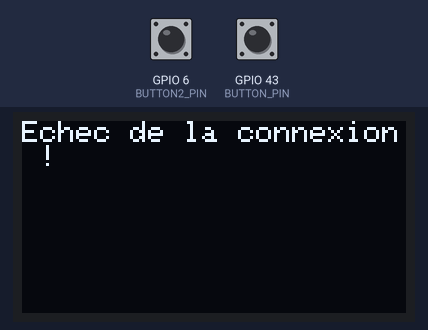
A sketch run on a simulated ESP32. Shown: 128×64 one-colour display. Inputs (shaded band) come from the test bench; at power-on: GPIO 6 (BUTTON2_PIN) HIGH, GPIO 43 (BUTTON_PIN) HIGH. WiFi joins after 1.5 s; servers stay silent unless stated; what the sketch prints to the serial monitor is not drawn.

Above: at 4.1 s.
4.2 s: GPIO 6 (BUTTON2_PIN) pulled LOW for 0.15 s
At 6.4 s:
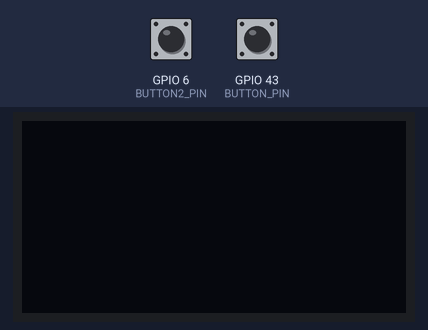
6.7 s: GPIO 6 (BUTTON2_PIN) pulled LOW for 1 s
At 8.2 s:
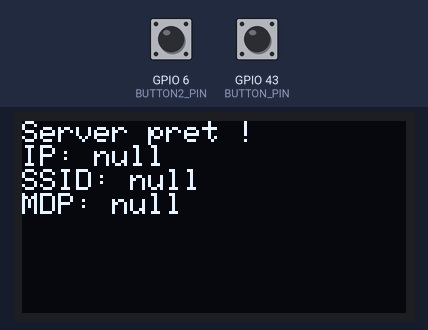
9.3 s: GPIO 43 (BUTTON_PIN) pulled LOW for 0.15 s
At 9.49 s:
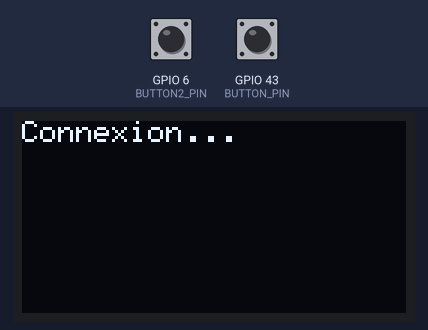
10.9 s: GPIO 6 (BUTTON2_PIN) pulled LOW for 3.2 s
At 11.7 s:
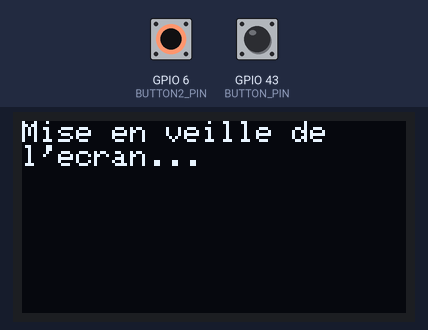
Timing chart, 0 to 13.9 s (numbered marks = the images above; inputs shaded):
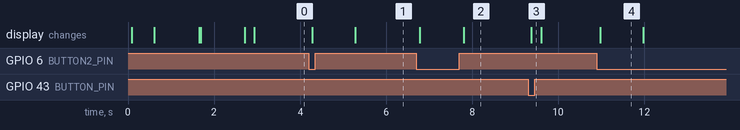

The sketch:

oled_wemos_st.ino
```cpp
#include <ESP8266WiFi.h>
#include <SPI.h>
#include <Wire.h>
#include <Adafruit_GFX.h>
#include <Adafruit_SSD1306.h>
#include <ArduinoJson.h>
#include <ESP8266HTTPClient.h>

// ================== OLED CONFIG ==================
#define SCREEN_WIDTH 128
#define SCREEN_HEIGHT 64
#define OLED_RESET -1
Adafruit_SSD1306 display(SCREEN_WIDTH, SCREEN_HEIGHT, &Wire, OLED_RESET);

// ================== WIFI CONFIG ==================
const char* esp32_ssid = "ESP32-AP";
const char* esp32_password = "12345678";
const char* esp32_ip = "192.168.4.1";
const char* esp32_url = "http://192.168.4.1/info";

// ================== BOUTON CONFIG ==================
#define BUTTON_PIN D6 // Bouton 1 (Réinitialisation / Affichage des infos de connexion)
#define BUTTON2_PIN D5 // Bouton 2 (Allumer/Éteindre l'écran)

// Variables pour le débounce
const int debounceDelay = 50;
long lastDebounceTime1 = 0;
long lastDebounceTime2 = 0;
int buttonState1;
int lastButtonState1 = HIGH;
int buttonState2;
int lastButtonState2 = HIGH;

// Variable globale pour l'état de l'écran
bool displayIsOn = true;

// ================== VARIABLES GLOBALES ==================
DynamicJsonDocument doc(512); // "doc" is now a global variable, accessible by all functions.

// ================== PROTOTYPES ==================
void getEsp32Info();
void printWifiStatus(int status);
void resetEverything();
void toggleDisplay();
void displayConnectionInfo(JsonObject doc);

// ================== FONCTION UTILITAIRE ==================
void printWifiStatus(int status) {
  switch (status) {
    case WL_IDLE_STATUS:
      display.println();
      display.println("Initialisation...");
      break;
    case WL_NO_SSID_AVAIL:
      display.println();
      display.println("SSID non trouve");
      break;
    case WL_CONNECTED:
      display.println();
      display.println("Connecte !");
      break;
    case WL_CONNECT_FAILED:
      display.println();
      display.println("Echec de la connexion");
      break;
    case WL_CONNECTION_LOST:
      display.println();
      display.println("Connexion perdue");
      break;
    case WL_DISCONNECTED:
      display.println();
      display.println("Deconnecte");
      break;
    default:
      display.println("Code: " + String(status));
      break;
  }
}

// ================== SETUP ==================
void setup() {
  Serial.begin(115200);

  Wire.begin(5, 4);
  if (!display.begin(SSD1306_SWITCHCAPVCC, 0x3C)) {
    Serial.println(F("Echec de l'allocation SSD1306"));
    for (;;);
  }

  pinMode(BUTTON_PIN, INPUT_PULLUP);
  pinMode(BUTTON2_PIN, INPUT_PULLUP);

  display.clearDisplay();
  display.display();
  display.setTextSize(1);
  display.setTextColor(WHITE);
  display.setCursor(0, 0);
  display.println("Chargement...");
  display.display();

  Serial.print("Connexion a ");
  Serial.println(esp32_ssid);
  WiFi.begin(esp32_ssid, esp32_password);

  while (WiFi.status() != WL_CONNECTED) {
    delay(500);
    Serial.print(".");
    if (displayIsOn) {
        display.clearDisplay();
        display.setCursor(0, 0);
        display.println("Chargement...");
        display.print("Connexion WiFi: ");
        printWifiStatus(WiFi.status());
        display.display();
    }
  }

  Serial.println("\nWiFi connecte !");
  Serial.print("Adresse IP du Wemos : ");
  Serial.println(WiFi.localIP());

  if (displayIsOn) {
      display.clearDisplay();
      display.setCursor(0, 0);
      display.println("WiFi connecte!");
      display.print("IP Wemos: ");
      display.println(WiFi.localIP());
      display.display();
      delay(1000);
  }

  getEsp32Info();
}

// ================== LOOP ==================
void loop() {
  static unsigned long lastCheckTime = 0;

  // Lecture et débounce pour le bouton 1
  int reading1 = digitalRead(BUTTON_PIN);
  if (reading1 != lastButtonState1) {
    lastDebounceTime1 = millis();
  }
  if ((millis() - lastDebounceTime1) > debounceDelay) {
    if (reading1 != buttonState1) {
      buttonState1 = reading1;
      if (buttonState1 == LOW) {
        Serial.println("Bouton 1 pressé, réinitialisation/affichage des infos...");
        resetEverything();
      }
    }
  }
  lastButtonState1 = reading1;

  // Lecture et débounce pour le bouton 2
  int reading2 = digitalRead(BUTTON2_PIN);
  if (reading2 != lastButtonState2) {
    lastDebounceTime2 = millis();
  }
  if ((millis() - lastDebounceTime2) > debounceDelay) {
    if (reading2 != buttonState2) {
      buttonState2 = reading2;
      if (buttonState2 == LOW) {
        Serial.println("Bouton 2 pressé, bascule l'affichage...");
        toggleDisplay();
      }
    }
  }
  lastButtonState2 = reading2;

  // Met à jour les infos toutes les 5 secondes si l'écran est allumé
  if (displayIsOn && (millis() - lastCheckTime > 30000)) {
    getEsp32Info();
    lastCheckTime = millis();
  }
}


// ================== FONCTIONS SÉPARÉES ==================

void resetEverything() {
    getEsp32Info();
}

void toggleDisplay() {
    displayIsOn = !displayIsOn;
    if (displayIsOn) {
        // Logique pour allumer l'écran
        display.clearDisplay();
        display.setCursor(0, 0);
        display.setTextSize(1);
        display.setTextColor(WHITE);
        display.println("Mise en route de");
        display.println("l'ecran...");
        display.display();
        display.ssd1306_command(SSD1306_DISPLAYON);
        delay(1000);

        // Appelle la fonction sans arguments car "doc" est globale
        displayConnectionInfo();
    } else {
        display.clearDisplay();
        display.setCursor(0, 0);
        display.setTextSize(1);
        display.setTextColor(WHITE);
        display.println("Mise en veille de");
        display.println("l'ecran...");
        display.display();
        delay(1000);
        display.ssd1306_command(SSD1306_DISPLAYOFF);
    }
}

// ================== FONCTIONS AFFICHAGE INFO ==================

void displayConnectionInfo() { // La fonction ne prend plus d'argument
    if (displayIsOn) {
        display.clearDisplay();
        display.setTextSize(1);
        display.setCursor(0, 0);
        display.println("Server pret !");
        display.print("IP: ");
        display.println(doc["ip"].as<String>());
        display.print("SSID: ");
        display.println(doc["ssid"].as<String>());
        display.print("MDP: ");
        display.println(doc["password"].as<String>());
        display.display();
    }
}

// ================== FONCTION PRINCIPALE DE REQUÊTE ==================

void getEsp32Info() {
  HTTPClient http;
  WiFiClient wifiClient;

  if (displayIsOn) {
      display.clearDisplay();
      display.setCursor(0, 0);
      display.setTextSize(1);
      display.setTextColor(WHITE);
      display.println("Connexion...");
      display.display();
  }

  http.begin(wifiClient, esp32_url);

  int httpCode = http.GET();

  if (httpCode > 0) {
    if (httpCode == HTTP_CODE_OK) {
      String jsonResponse = http.getString();

      DeserializationError error = deserializeJson(doc, jsonResponse);

      if (error) {
        if (displayIsOn) {
            display.clearDisplay();
            display.setCursor(0, 0);
            display.println("Erreur JSON");
            display.println("Voir moniteur serie");
            display.display();
        }
      } else {
        if (displayIsOn) {
            // Premier affichage : statut de l'ESP32-CAM
            display.clearDisplay();
            display.setTextSize(1);
            display.setTextColor(WHITE);
            display.setCursor(0, 0);

            display.println("Statut ESP32-CAM :");
            display.print("SD: ");
            display.println(doc["sd_status"].as<String>());
            display.print("Camera: ");
            display.println(doc["camera_status"].as<String>());
            display.println("Fichiers:");
            if (doc["files"].is<JsonObject>()) {
              JsonObject files = doc["files"];
              for (JsonPair p : files) {
                display.print("  ");
                display.print(p.key().c_str());
                display.print(": ");
                display.println(p.value().as<bool>() ? "OK" : "MANQUANT");
              }
            }
            display.display();
            delay(2500);
            // Deuxième affichage : "SERVER OK"
            display.clearDisplay();
            display.setTextSize(2);
            display.setTextColor(WHITE);
            display.setCursor(0, 20);
            display.println("SERVER OK");
            display.display();
            delay(1500);
            // Appelle la fonction dédiée sans arguments
            displayConnectionInfo();
        }
      }
    }
  } else {
    if (displayIsOn) {
        display.clearDisplay();
        display.setCursor(0, 0);
        display.println("Echec de la connexion !");
        display.display();
    }
  }
  http.end();
}
```

Measured:
- after the input at 4.2 s, the display: first changes after 0.08 s (image 1 shows a later state)
- after the input at 6.7 s, the display: first changes after 0.08 s (image 2 shows a later state)
- after the input at 9.3 s, the display: changes after 0.08 s (image 3)
- after the input at 10.9 s, the display: changes after 0.08 s (image 4)
- what the display in image 4 shows lasts 1.0 s, from 11.0 s to 12.0 s
